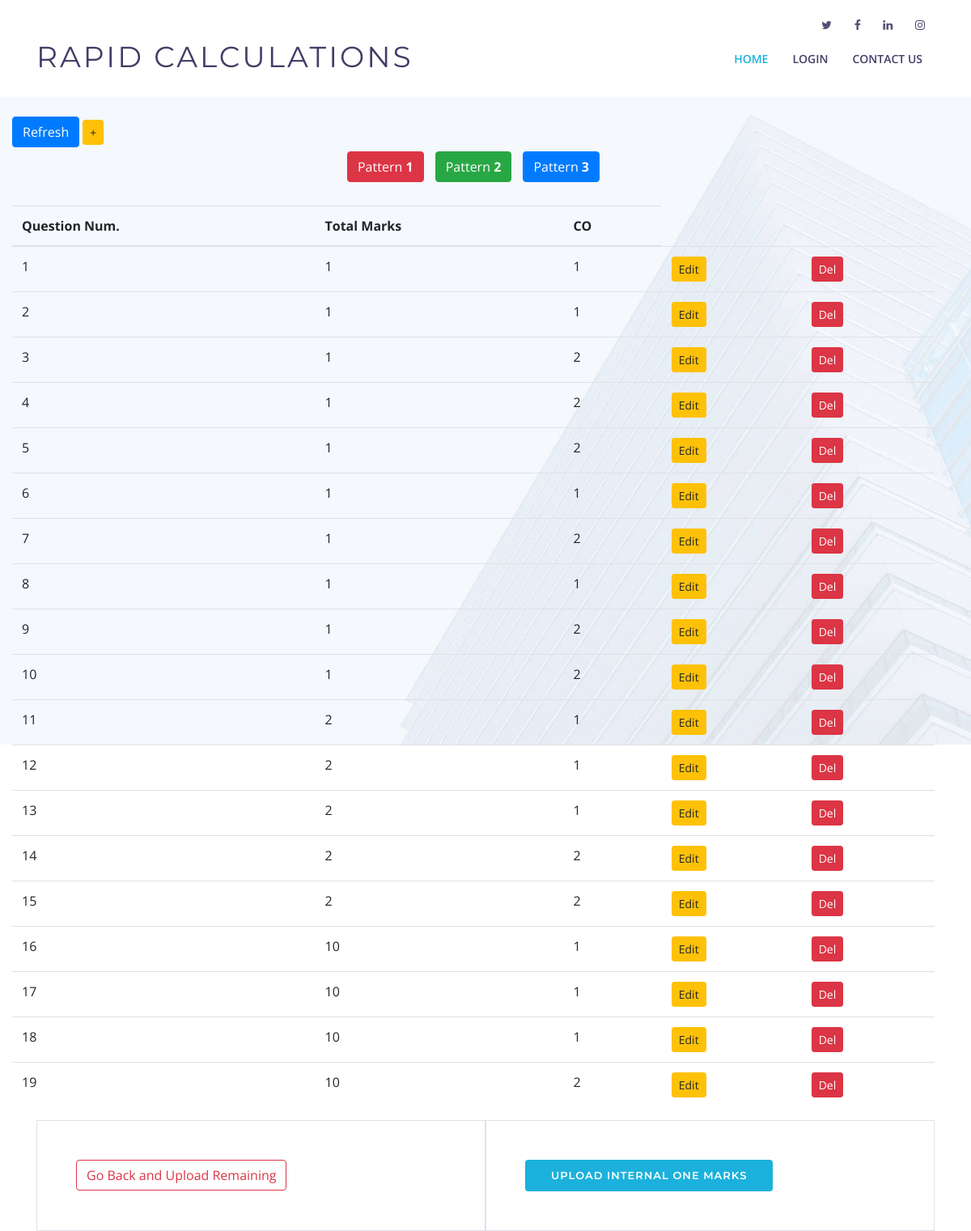
Page /upload/Subject/show_marks_internal_one/ on the committed database.
### pages/models.py (models this page shows, shortened)
class Total_marks(models.Model):
    qn_num = models.IntegerField(blank=False,
    validators=[MaxValueValidator(20), MinValueValidator(1)])
    marks_for_each_qn = models.IntegerField(blank=False,
    validators=[MaxValueValidator(10), MinValueValidator(1)])
    choices = (
        (1, 'CO1'),
        (2, 'CO2'),
        (3, 'CO3'),
        (4, 'CO4'),
        (5, 'CO5'),
        (6, 'CO6')
    )
    CO_for_each_qn = models.IntegerField(choices=choices, default = 1)
    class Meta:
        abstract = True

class Internal_one_Total_marks(Total_marks):
    pass

### pages/views.py (the view)
# urls.py: path('upload/Subject/show_marks_internal_one/', show_marks_internal_one, name="show_marks_internal_one"),
def show_marks_internal_one(request):
    return show_marks_attributes(request, Internal_one_Total_marks, "internal_one_marks.html")

### pages/views.py (called while the page is built)
def show_marks_attributes(request, model, html_file):
    target_stu_items = TargetCOStudent.objects.all()
    target_cls_iems = TargetCOClass.objects.all()
    items = model.objects.all()
    context = {
        'range' : range(1, Student_details.objects.count() + 1),
        'marks_items' : items,
        'target_co_stu' : target_stu_items,
        'target_co_cls' : target_cls_iems,
    }
    return render(request, html_file, context)

### templates/internal_one_marks.html (shortened to what this page needs)
<!DOCTYPE html>
<html lang="en">
<head>
  <link href="/static/pages/lib/bootstrap/css/bootstrap.min.css" rel="stylesheet">
  <link href="/static/pages/lib/font-awesome/css/font-awesome.min.css" rel="stylesheet">
  <link href="/static/pages/lib/animate/animate.min.css" rel="stylesheet">
  <link href="/static/pages/lib/ionicons/css/ionicons.min.css" rel="stylesheet">
  <link href="/static/pages/lib/owlcarousel/assets/owl.carousel.min.css" rel="stylesheet">
  <link href="/static/pages/lib/lightbox/css/lightbox.min.css" rel="stylesheet">
  <link rel="stylesheet" href="/static/pages/css/style.css" type="text/css">
</head>
<body>
  <header id="header">
    <div id="topbar">
      <div class="container">
        <div class="social-links">
          <a href="https://twitter.com/kctofficial?lang=en" class="twitter"><i class="fa fa-twitter"></i></a>
          <a href="https://www.facebook.com/KCT.edu/" class="facebook"><i class="fa fa-facebook"></i></a>
          <a href="https://in.linkedin.com/school/kct/" class="linkedin"><i class="fa fa-linkedin"></i></a>
          <a href="https://www.instagram.com/kct_84/?hl=en" class="instagram"><i class="fa fa-instagram"></i></a>
        </div>
      </div>
    </div>
    <div class="container">
      <div class="logo float-left">
        <h1 class="text-light"><a href="#intro" class="scrollto"><span>Rapid Calculations</span></a></h1>
      </div>
      <nav class="main-nav float-right d-none d-lg-block">
        <ul>
          <li class="active"><a href="{% url 'home' %}">Home</a></li>
          <li><a href="{% url 'login' %}">Login</a></li>
          <li><a href="#footer">Contact Us</a></li>
        </ul>
      </nav>
    </div>
  </header>
  <br><br><br><br><br>
  <section id="intro">
    <div class="container">
    <div class="row">
        <div class="row table-responsive">
          <br>
          <div class="button">
            <a href="{% url 'show_marks_internal_one' %}" class="btn btn-primary btn-md" role="button"> Refresh</a>
            <a href="{% url 'add_marks_internal_one' %}" class="btn btn-warning btn-sm" role="button"> +</a>
            <div class="text-center">
            <a href="{% url 'pattern_one_internal_one' %}" class="btn btn-danger btn-md" role="button" style="margin:5px;"> Pattern <strong>1</strong></a>
            <a href="#" class="btn btn-success btn-md" role="button" style="margin:5px;"> Pattern <strong>2</strong></a>
            <a href="#" class="btn btn-primary btn-md" role="button" style="margin:5px;"> Pattern <strong>3</strong></a>
          </div>
          </div>
          <br>
            <table class="table table-hover table-stripped">
              <thead>
                <tr>
                  <th>Question Num.</th>
                  <th>Total Marks</th>
                  <th>CO</th>
                </tr>
              </thead>
              <tbody>
                  {% for item in marks_items %}
                  <tr>
                    <td> {{ item.qn_num }}</td>
                    <td>{{ item.marks_for_each_qn }}</td>
                      <td>{{ item.CO_for_each_qn }}</td>
                    <td>
                      <a href="{% url 'edit_marks_internal_one' item.pk %}" class="btn btn-warning btn-sm" role="button"> Edit</a>
                    </td>
                    <td>
                      <a href="{% url 'del_marks_internal_one' item.pk %}" class="btn btn-danger btn-sm" role="button"> Del</a>
                    </td>
                  </tr>
                  {% endfor %}
              </tbody>
            </table>
      </div>
      <div class="container d-flex h-200">
        <div class="col-md-6 intro-info order-md-first order-las p-5 border">
          <a href="{% url 'select_sub' %}" class="btn btn-outline-danger scrollto"> Go Back and Upload Remaining </a>
        </div>
        <div class="col-md-6 intro-info order-md-first order-last p-5 border">
          <a href="{% url 'upload_internal_one' %}" class="btn-get-started scrollto"> Upload Internal One Marks </a>
        </div>
      </div>
  </section>
  </body>
  </html>

### static/pages/css/style.css (style rules this page uses)
body { background: #fff; color: #444; font-family: "Open Sans", sans-serif; }
a { color: #1bb1dc; transition: 0.5s; }
h1, h2, h3, h4, h5, h6 { font-family: "Montserrat", sans-serif; font-weight: 400; margin: 0 0 20px 0; padding: 0; }
#topbar { padding: 0 0 10px 0; font-size: 14px; transition: all 0.5s; }
#topbar .social-links { text-align: right; }
#topbar .social-links a { color: #535074; padding: 4px 12px; display: inline-block; line-height: 1px; }
#topbar .social-links a:first-child { border-left: 0; }
#header { height: 110px; transition: all 0.5s; z-index: 997; transition: all 0.5s; padding: 20px 0; position: fixed; left: 0; top: 0; right: 0; transition: all 0.5s; z-index: 997; }
#header .logo h1 { font-size: 36px; margin: 0; padding: 0; line-height: 1; font-weight: 400; letter-spacing: 3px; text-transform: uppercase; }
#header .logo h1 a, #header .logo h1 a:hover { color: #413e66; text-decoration: none; }
#intro { width: 100%; height: 100vh; position: relative; background: #f5f8fd url("../img/intro-bg.jpg") center top no-repeat; background-size: cover; }
#intro .intro-info .btn-get-started, #intro .intro-info .btn-services { font-family: "Montserrat", sans-serif; font-size: 13px; font-weight: 600; text-transform: uppercase; letter-spacing: 1px; display: inline-block; padding: 10px 32px; border-radius: 4px; transition: 0.5s; color: #fff; background: #1bb1dc; color: #fff; }
.main-nav, .main-nav * { margin: 0; padding: 0; list-style: none; }
.main-nav > ul > li { position: relative; white-space: nowrap; float: left; }
.main-nav a { display: block; position: relative; color: #413e66; padding: 10px 15px; transition: 0.3s; font-size: 14px; font-family: "Open Sans", sans-serif; text-transform: uppercase; font-weight: 600; }
.main-nav a:hover, .main-nav .active > a, .main-nav li:hover > a { color: #1bb1dc; text-decoration: none; }
.mobile-nav { position: fixed; top: 0; bottom: 0; z-index: 9999; overflow-y: auto; left: -260px; width: 260px; padding-top: 18px; background: rgba(40, 38, 70, 0.8); transition: 0.4s; }
.mobile-nav * { margin: 0; padding: 0; list-style: none; }
.mobile-nav a { display: block; position: relative; color: #fff; padding: 10px 20px; font-weight: 500; }
.mobile-nav a:hover, .mobile-nav .active > a, .mobile-nav li:hover > a { color: #8dc2fa; text-decoration: none; }
@media (min-width: 992px) { #intro .intro-info { padding-top: 80px; } }

### rows in the picture
Internal_one_Total_marks: qn_num "1", marks_for_each_qn "1", CO_for_each_qn "1"
Internal_one_Total_marks: qn_num "2", marks_for_each_qn "1", CO_for_each_qn "1"
Internal_one_Total_marks: qn_num "3", marks_for_each_qn "1", CO_for_each_qn "2"
Internal_one_Total_marks: qn_num "4", marks_for_each_qn "1", CO_for_each_qn "2"
Internal_one_Total_marks: qn_num "5", marks_for_each_qn "1", CO_for_each_qn "2"
Internal_one_Total_marks: qn_num "6", marks_for_each_qn "1", CO_for_each_qn "1"
Internal_one_Total_marks: qn_num "7", marks_for_each_qn "1", CO_for_each_qn "2"
Internal_one_Total_marks: qn_num "8", marks_for_each_qn "1", CO_for_each_qn "1"
Internal_one_Total_marks: qn_num "9", marks_for_each_qn "1", CO_for_each_qn "2"
Internal_one_Total_marks: qn_num "10", marks_for_each_qn "1", CO_for_each_qn "2"
Internal_one_Total_marks: qn_num "11", marks_for_each_qn "2", CO_for_each_qn "1"
Internal_one_Total_marks: qn_num "12", marks_for_each_qn "2", CO_for_each_qn "1"
Internal_one_Total_marks: qn_num "13", marks_for_each_qn "2", CO_for_each_qn "1"
Internal_one_Total_marks: qn_num "14", marks_for_each_qn "2", CO_for_each_qn "2"
Internal_one_Total_marks: qn_num "15", marks_for_each_qn "2", CO_for_each_qn "2"
Internal_one_Total_marks: qn_num "16", marks_for_each_qn "10", CO_for_each_qn "1"
Internal_one_Total_marks: qn_num "17", marks_for_each_qn "10", CO_for_each_qn "1"
Internal_one_Total_marks: qn_num "18", marks_for_each_qn "10", CO_for_each_qn "1"
Internal_one_Total_marks: qn_num "19", marks_for_each_qn "10", CO_for_each_qn "2"
